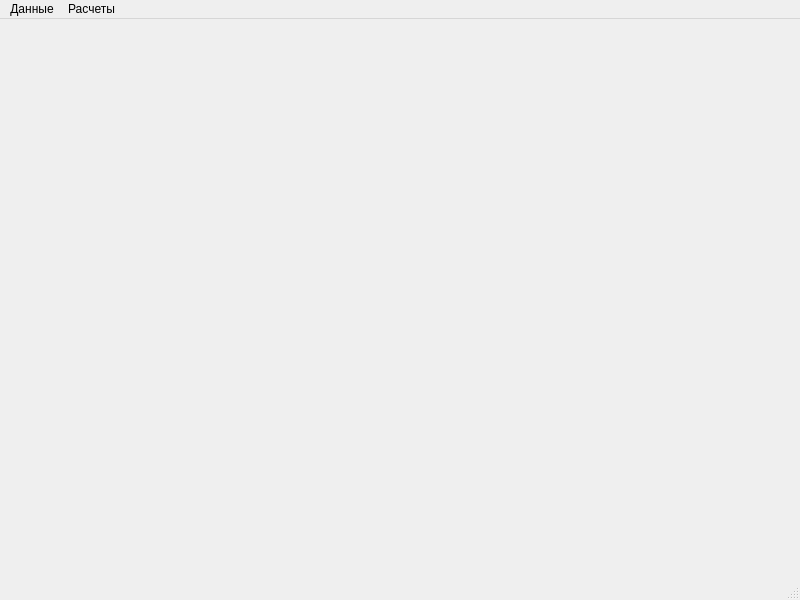
<?xml version="1.0" encoding="UTF-8"?>
<ui version="4.0">
 <class>MainWindow</class>
 <widget class="QMainWindow" name="MainWindow">
  <property name="geometry">
   <rect>
    <x>0</x>
    <y>0</y>
    <width>800</width>
    <height>600</height>
   </rect>
  </property>
  <property name="windowTitle">
   <string>MainWindow</string>
  </property>
  <widget class="QWidget" name="centralwidget">
   <layout class="QHBoxLayout" name="horizontalLayout_2">
    <item>
     <layout class="QHBoxLayout" name="horizontalLayout"/>
    </item>
   </layout>
  </widget>
  <widget class="QMenuBar" name="menubar">
   <property name="geometry">
    <rect>
     <x>0</x>
     <y>0</y>
     <width>800</width>
     <height>21</height>
    </rect>
   </property>
   <widget class="QMenu" name="data_menu">
    <property name="title">
     <string>Данные</string>
    </property>
    <addaction name="take_data"/>
   </widget>
   <widget class="QMenu" name="calc_menu">
    <property name="title">
     <string>Расчеты</string>
    </property>
    <addaction name="calc_action"/>
   </widget>
   <addaction name="data_menu"/>
   <addaction name="calc_menu"/>
  </widget>
  <widget class="QStatusBar" name="statusbar"/>
  <action name="action_new_project">
   <property name="text">
    <string>Создать проект</string>
   </property>
  </action>
  <action name="action_open_project">
   <property name="text">
    <string>Открыть проект</string>
   </property>
  </action>
  <action name="action_delete_project">
   <property name="text">
    <string>Удалить проект</string>
   </property>
  </action>
  <action name="action_import_coords_plast">
   <property name="text">
    <string>Координаты пластопересечений</string>
   </property>
  </action>
  <action name="action_import_MER">
   <property name="text">
    <string>МЭР</string>
   </property>
  </action>
  <action name="action_import_wells">
   <property name="text">
    <string>Фонд скважин</string>
   </property>
  </action>
  <action name="action_export_table_result_wells_candidates">
   <property name="text">
    <string>Таблица с результатами подбора скважин-кандидатов</string>
   </property>
  </action>
  <action name="action_export_voronoi_polygons">
   <property name="text">
    <string>Полигоны Вороного</string>
   </property>
  </action>
  <action name="action_export_graphics_debits">
   <property name="text">
    <string>Графики дебитов окружающих скважин</string>
   </property>
  </action>
  <action name="action_save_project">
   <property name="text">
    <string>Сохранить проект</string>
   </property>
  </action>
  <action name="action_close_project">
   <property name="text">
    <string>Закрыть проект</string>
   </property>
  </action>
  <action name="take_data">
   <property name="text">
    <string>Импорт данных</string>
   </property>
  </action>
  <action name="calc">
   <property name="text">
    <string>Расчет</string>
   </property>
  </action>
  <action name="calc_action">
   <property name="text">
    <string>Запуск расчетов</string>
   </property>
  </action>
 </widget>
 <resources/>
 <connections/>
</ui>
